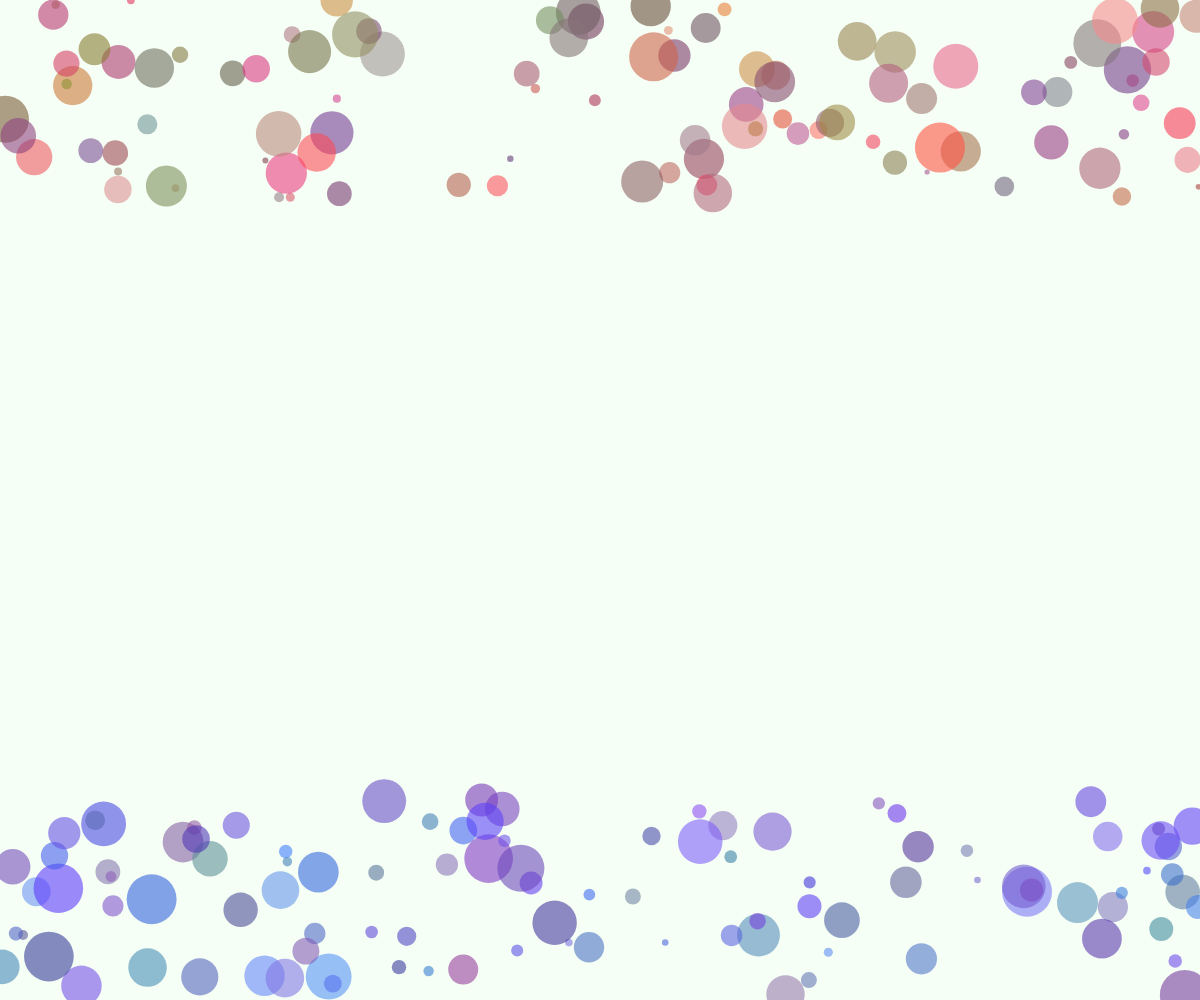
Frame 1 (no input)
Frame 60 (no input): identical to frame 1, image omitted
Frame 120 (the mouse pressed at the canvas centre since frame 60): identical to frame 1, image omitted

The p5.js sketch that drew this single still picture (run headless with seeded random() and noise() and a simulated clock; from frame 60 on, the mouse is pressed at the canvas centre):

// p5.js sketch
// ── sketch.js
// http://tinyurl.com/cs160ex15
// Zombulator by YOUR NAME
// CS 160 Exercise 15: Objects

var backgroundColor;

const MIN_SIZE = 5;
const MAX_SIZE = 50;
const NUMBER_OF_ZOMBIES = 100;
const NUMBER_OF_HUMANS = 100;

var zombies;

var humans;

function setup() {
  createCanvas(windowWidth, windowHeight);
  backgroundColor = color(245, 255, 245);
  initializeZombies();
  initializeHumans();
}

function draw() {
  background(backgroundColor);
  noStroke();
  drawZombies();
  drawHumans();
}


// Zombies. Raaahh!

function initializeZombies() {
  zombies = [];
  for (var i = 0; i < NUMBER_OF_ZOMBIES; ++i) {
    initializeZombie(i);
  }
}

function initializeZombie(index) {
  zombies[index] = {
    x: random(0, windowWidth),
    y: random(0, 200),
    size: random(MIN_SIZE, MAX_SIZE),
    color: color(random(100, 255), random(50, 150), random(50, 150), 150)
  };
}

function drawZombies() {
  for (var i = 0; i < NUMBER_OF_ZOMBIES; ++i) {
    drawZombie(i);
  }
}

function drawZombie(index) {
  var zombie = zombies[index];
  fill(zombie.color);
  ellipse(zombie.x, zombie.y, zombie.size, zombie.size);
}


// Humans. Mmmm brains!

function initializeHumans() {
  humans = [];
  for (var i = 0; i < NUMBER_OF_HUMANS; ++i) {
    initializeHuman(i);
  }
}

function initializeHuman(index) {
  humans[index] = {
      x: random(0, windowWidth),
      y: random(windowHeight - 200, windowHeight),
      size: random(MIN_SIZE, MAX_SIZE),
      color: color(random(50, 150), random(50, 150), random(150, 255), 150)
  };
}

function drawHumans() {
  for (var i = 0; i < NUMBER_OF_HUMANS; ++i) {
    drawHuman(i);
  }
}

function drawHuman(index) {
  var human = humans[index];
  fill(human.color);
  ellipse(human.x, human.y, human.size, human.size);
}

// ── index.css
h1 {
    text-align: center;
    color: White;
}
h3 {
    text-align: center;
    color: White;
}
body {
    background-color: black;
}

#linkMenu {
	margin-left: auto;
	margin-right: auto;
	text-align: center;
}
